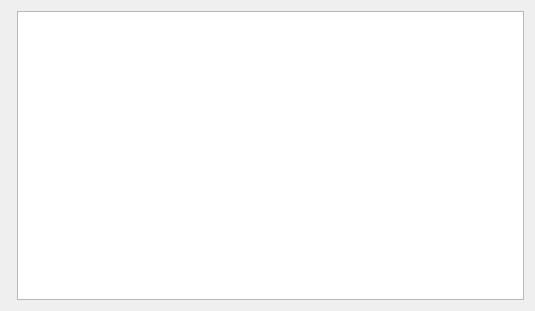
<?xml version="1.0" encoding="UTF-8"?>
<ui version="4.0">
 <class>Form</class>
 <widget class="QWidget" name="Form">
  <property name="geometry">
   <rect>
    <x>0</x>
    <y>0</y>
    <width>535</width>
    <height>311</height>
   </rect>
  </property>
  <property name="windowTitle">
   <string>Form</string>
  </property>
  <layout class="QGridLayout" name="gridLayout">
   <item row="0" column="1">
    <widget class="GraphicsLayoutWidget" name="graphicsView"/>
   </item>
   <item row="0" column="0">
    <widget class="QFrame" name="frame_overview">
     <property name="maximumSize">
      <size>
       <width>180</width>
       <height>16777215</height>
      </size>
     </property>
     <property name="frameShape">
      <enum>QFrame::NoFrame</enum>
     </property>
     <property name="frameShadow">
      <enum>QFrame::Plain</enum>
     </property>
     <layout class="QGridLayout" name="gridLayout_2">
      <property name="leftMargin">
       <number>0</number>
      </property>
      <property name="topMargin">
       <number>0</number>
      </property>
      <property name="rightMargin">
       <number>0</number>
      </property>
      <property name="bottomMargin">
       <number>0</number>
      </property>
      <property name="spacing">
       <number>0</number>
      </property>
     </layout>
    </widget>
   </item>
  </layout>
 </widget>
 <customwidgets>
  <customwidget>
   <class>GraphicsLayoutWidget</class>
   <extends>QGraphicsView</extends>
   <header>pyqtgraph</header>
  </customwidget>
 </customwidgets>
 <resources/>
 <connections/>
</ui>
